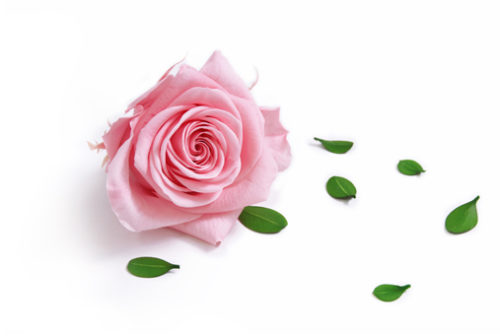
#> input picture flor.jpg, 500 x 336 px
$ python opencv.py   (older library calls are emulated)
#> lines starting #> are read from the running program, lines starting #| are printed output that depends on the picture; after the words box and inside, x2 and y2 are one past the last pixel; in counts of white or black regions, pixels touching at a corner belong together; long printed decimals are rounded
import numpy
import cv2

# read and downscale image
img = cv2.pyrDown(cv2.imread('flor.jpg', cv2.IMREAD_UNCHANGED))
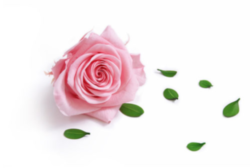
#> img: shape (168, 250, 3); mean B, G, R 234.1, 233.2, 243.2
# threshold image
# this step is neccessary when you work with contours
ret, threshed_img = cv2.threshold(cv2.cvtColor(img, cv2.COLOR_BGR2GRAY), 245, 255, cv2.THRESH_BINARY)
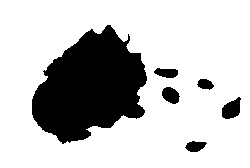
#> threshed_img: shape (168, 250); 76.5% white; 6 black regions, box (x1, y1, x2, y2) and area: (32, 25, 147, 144) 8883, (222, 97, 241, 119) 283, (162, 87, 180, 104) 219, (154, 68, 178, 78) 178, (185, 141, 207, 152) 167, (197, 79, 214, 90) 130
# find contours in image
image, contours, hier = cv2.findContours(threshed_img, cv2.RETR_EXTERNAL, cv2.CHAIN_APPROX_SIMPLE)
#> contours = [[[0, 0], [0, 167], [249, 167], [249, 0]]]
totalPixel = threshed_img.size
#> totalPixel = 42000
whitePixel = cv2.countNonZero(threshed_img)
#> whitePixel = 32140
restar = whitePixel / totalPixel * 100
#> restar = 76.52
print(restar)
#| 76.524
print(100 - restar)
#| 23.476

for cnt in contours:
    # calculate epsilon base on contour's perimeter
    # contour's perimeter is returned by cv2.arcLength
    epsilon = 0.01 * cv2.arcLength(cnt, True)
    # get approx polygons
    approx = cv2.approxPolyDP(cnt, epsilon, True)
    # draw approx polygons
    cv2.drawContours(img, [approx], -1, (0, 255, 0), 1)

    # hull is convex shape as a polygon
    hull = cv2.convexHull(cnt)
    cv2.drawContours(img, [hull], -1, (0, 0, 255))
#> this loop made 1 pass
#> (epsilon, approx, hull) on pass 1: (8.32, [[0, 0], [0, 167], [249, 167], [249, 0]], [[249, 0], [249, 167], [0, 167], [0, 0]])
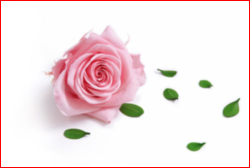
#> img: shape (168, 250, 3); 1.98% of pixels changed, all inside (x1, y1, x2, y2) = (0, 0, 250, 168)

cv2.imshow('contours', threshed_img)
ESC = 27

while True:
    keycode = cv2.waitKey()
#> (key Esc is pressed here)
    if keycode != -1:
        keycode = 0xFF
        if keycode == ESC:
            break

cv2.destroyAllWindows()
